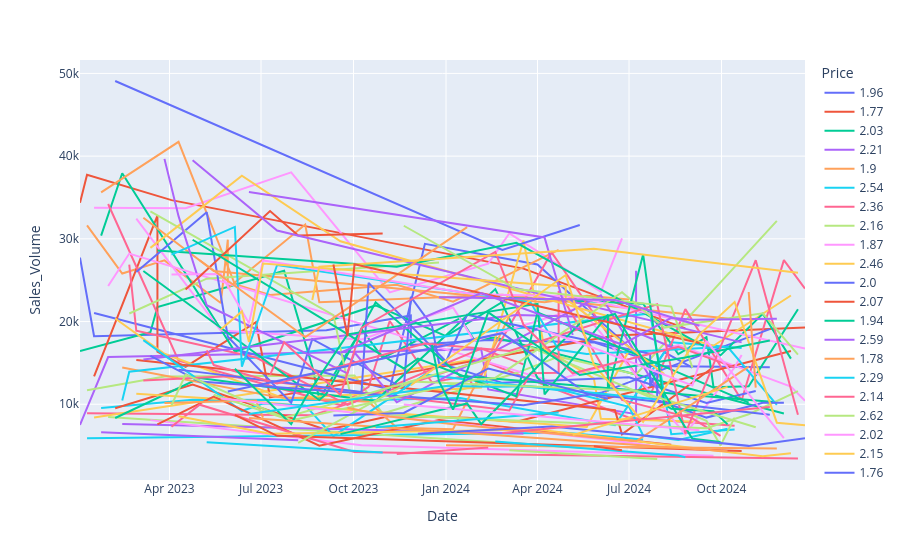

Here is the notebook cell this chart was saved with:
### Code cell
fig = px.line(df_sales, x='Date', y='Sales_Volume', color='Price')
fig.show()
